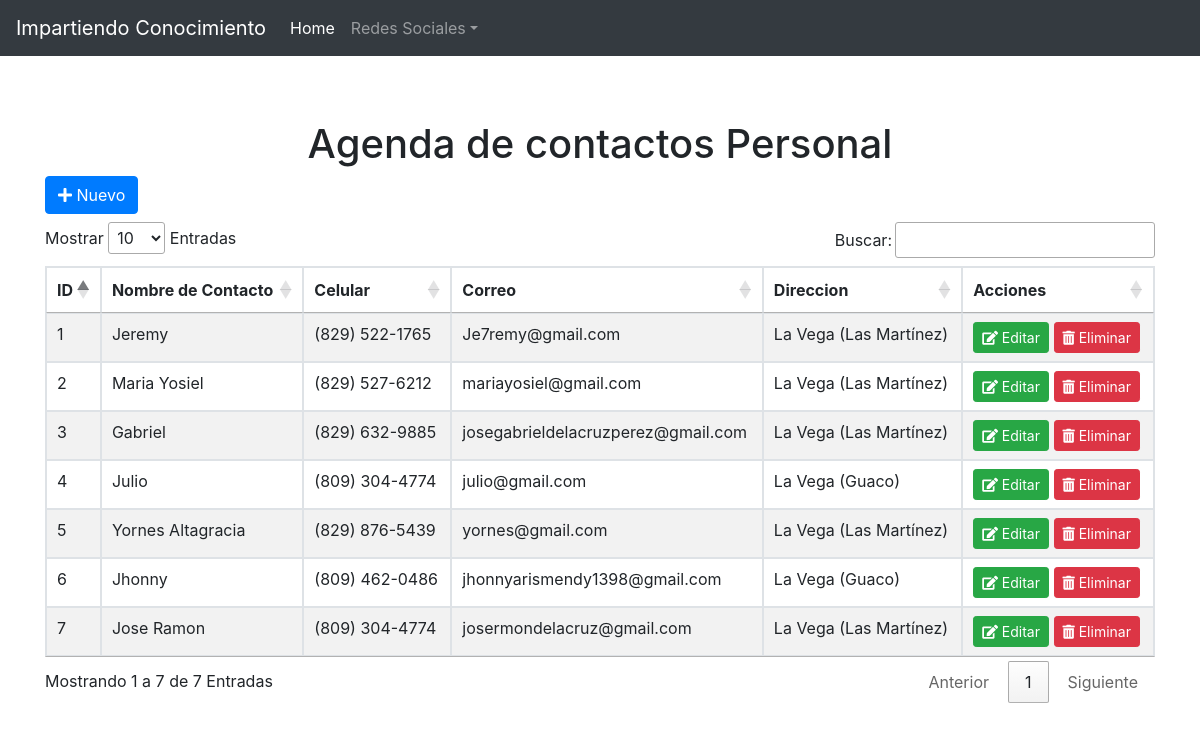
The page / on the database its author committed.
### tables this page shows
CREATE TABLE `personas` (
  `IdPersona` int(11) NOT NULL,
  `Nombre` varchar(100) NOT NULL,
  `Telefono` varchar(15) NOT NULL,
  `Correo` varchar(40) NOT NULL,
  `Direccion` text NOT NULL
);

### index.php (the view, shortened to what this page needs)
<!DOCTYPE html>
<html lang="es">
  <head>
    <link href="bootstrap/css/bootstrap.min.css" rel="stylesheet">
    <link href="bootstrap/css/custom.css" rel="stylesheet">
    <link rel="stylesheet" href="https://use.fontawesome.com/releases/v5.12.1/css/all.css">
    <link href="DataTables/datatables.min.css" rel="stylesheet">
  </head>
  <body>
    <nav class="navbar navbar-expand-md navbar-dark bg-dark fixed-top">
      <a class="navbar-brand" href="#">Impartiendo Conocimiento</a>
      <div class="collapse navbar-collapse" id="navbarsExampleDefault">
        <ul class="navbar-nav mr-auto">
          <li class="nav-item active">
            <a class="nav-link" href="#">Home <span class="sr-only">(current)</span></a>
          </li>
          <li class="nav-item dropdown">
            <a class="nav-link dropdown-toggle" href="https://example.com" id="dropdown01" data-toggle="dropdown" aria-haspopup="true" aria-expanded="false">Redes Sociales</a>
          </li>
        </ul>
      </div>
    </nav>
    <div class="container">
    <h1 class="page-header text-center">Agenda de contactos Personal</h1>
    <div class="row">
    <div class="col-sm-12">
      <a href="#addNew" class="btn btn-primary" data-toggle="modal" style="margin-bottom: 8px;"><span class="fa fa-plus"></span > Nuevo</a>
    <table class="table table-bordered table-striped" id="myAgenda"; style="margin-top: 20px;">
      <thead>
          <th>ID</th>
          <th>Nombre de Contacto</th>
          <th>Celular</th>
          <th>Correo</th>
          <th>Direccion</th>
          <th>Acciones</th>
      </thead>
      <tbody>
        <?php
        $database = new ConectarDB();
        $db = $database->open();
        try {
          $sql = 'SELECT * FROM personas';
          foreach ($db->query($sql) as $row) {
            ?>
            <tr>
              <td><?php echo $row['IdPersona']; ?></td>
              <td><?php echo $row['Nombre']; ?></td>
              <td><?php echo $row['Telefono']; ?></td>
              <td><?php echo $row['Correo']; ?></td>
              <td><?php echo $row['Direccion']; ?></td>
              <td><a href="#edit_<?php echo $row['IdPersona']; ?>" class="btn btn-success btn-sm" data-toggle="modal"><span class="fa fa-edit"> </span> Editar</a>
              <a href="#delete_<?php echo $row['IdPersona']; ?>" class="btn btn-danger btn-sm" data-toggle="modal"><span class="fas fa-trash-alt"></span> Eliminar</a></td>
            </tr>
            <?php
          }
        } catch (PDOException $e) {
          echo "Hay un problema con la conexión: " . $e->getMessage();
        }
        ?>
      </tbody>
    </table>
    </div>
    </div>
</div>
  </body>
</html>

### rows shown on the page
personas: IdPersona "1", Nombre "Jeremy", Telefono "(829) 522-1765", Correo "Je7remy@gmail.com", Direccion "La Vega (Las Martínez)"
personas: IdPersona "2", Nombre "Maria Yosiel", Telefono "(829) 527-6212", Correo "mariayosiel@gmail.com", Direccion "La Vega (Las Martínez)"
personas: IdPersona "3", Nombre "Gabriel", Telefono "(829) 632-9885", Correo "josegabrieldelacruzperez@gmail.com", Direccion "La Vega (Las Martínez)"
personas: IdPersona "4", Nombre "Julio", Telefono "(809) 304-4774", Correo "julio@gmail.com", Direccion "La Vega (Guaco)"
personas: IdPersona "5", Nombre "Yornes Altagracia", Telefono "(829) 876-5439", Correo "yornes@gmail.com", Direccion "La Vega (Las Martínez)"
personas: IdPersona "6", Nombre "Jhonny", Telefono "(809) 462-0486", Correo "jhonnyarismendy1398@gmail.com", Direccion "La Vega (Guaco)"
personas: IdPersona "7", Nombre "Jose Ramon", Telefono "(809) 304-4774", Correo "josermondelacruz@gmail.com", Direccion "La Vega (Las Martínez)"
